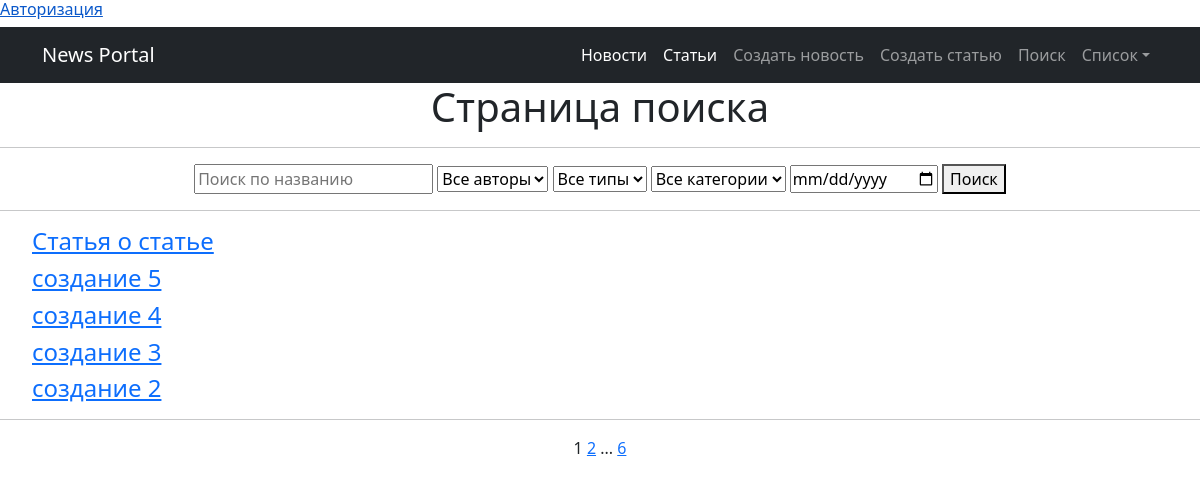
The page /search/ on the database as committed earlier.
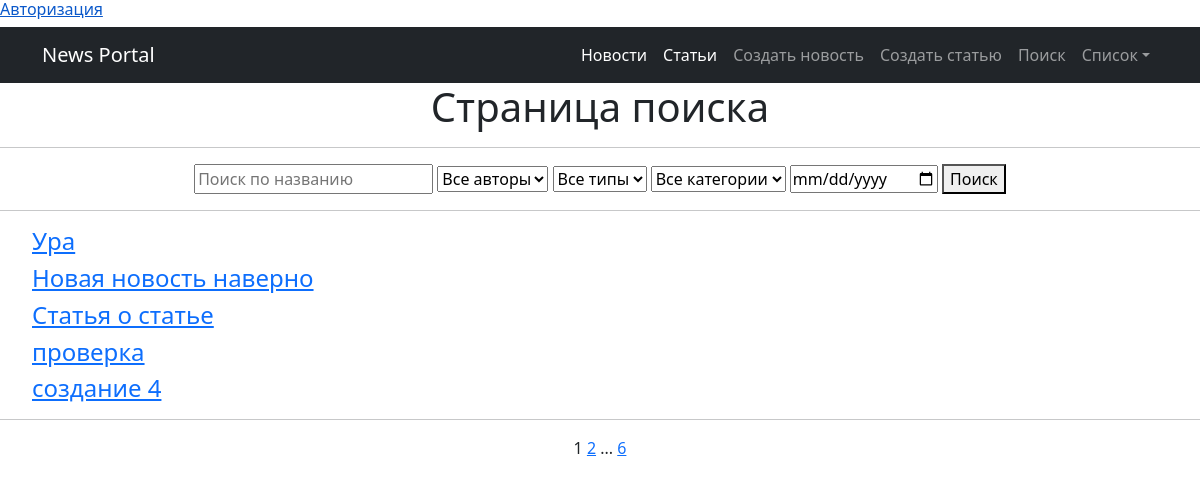
The same page on the database as committed later.
### news/models.py (models this page shows, shortened)
class Post(models.Model):
    author = models.ForeignKey(Author, on_delete=models.CASCADE)
    news = 'NW'
    article = 'AR'
    CATEGORY_CHOICES = (
        (news, 'Новость'),
        (article, 'Статья'),
    )
    choiceType = models.CharField(max_length=2,
                                  choices=CATEGORY_CHOICES,
                                  default=article)
    timeCreate = models.DateTimeField(auto_now_add=True)
    categoryPost = models.ManyToManyField(Category, through='PostCategory')
    title = models.CharField(max_length=100, unique=True)
    content = models.TextField()
    rating = models.IntegerField(default=0)

### news/views.py (the view)
# urls.py: path('search/', Search.as_view(), name='search'),  # URL-шаблон Поисковой страницы
class Search(ListView):
    model = Post
    template_name = 'flatpages/search.html'
    context_object_name = 'search'
    filterset_class = PostFilter
    paginate_by = 5
    ordering = ['-timeCreate']
    def get_queryset(self):
        queryset = super().get_queryset()
        self.filterset = self.filterset_class(self.request.GET, queryset=queryset)
        return self.filterset.qs
    def get_context_data(self, **kwargs):
        context = super().get_context_data(**kwargs)
        context['filter'] = self.filterset
        context['categories'] = Category.objects.all()  # Получение всех категорий
        return context

### news/models.py (called while the page is built)
    def __str__(self):
        return self.user.username

    def __str__(self):
        return self.nameCategory

### news/templatetags/cenzura.py (called while the page is built)
@register.filter()
def censor(value):  # Естественно если делать реальный проект слов будет в разы больше.
    words_to_censor = ['6лядь', '6лять', 'cock', 'cunt',  'fuck', 'xyй',
                       'гавнюк', 'долбоёб', 'лошок', 'пидарас', 'шлюха']
    if not isinstance(value, str):  # Проверка, чтобы фильтр цензурирования применялся только к переменным строкового
        raise ValueError("Значение должно быть строкой")
    for word in words_to_censor:
        value = value.replace(word, '*' * len(word))
    return mark_safe(value)

### news/templatetags/custom_tags.py (called while the page is built)
@register.simple_tag(takes_context=True)
def url_replace(context, **kwargs):
    d = context['request'].GET.copy()  # позволяет скопировать все параметры текущего запроса.
    for k, v in kwargs.items():
        d[k] = v
    return d.urlencode()

### templates/flatpages/search.html
{% extends 'flatpages/default.html' %}
{% load cenzura %}
{% load custom_tags %}
{% block content %}
    <h1 style="text-align: center;">Страница поиска</h1>
<hr />
<div align="center">
    <form action="" method="GET">
        {{ filter.form.title }}
        {{ filter.form.author }}
        {{ filter.form.choiceType }}
        {{ filter.form.categoryPost }}
        {{ filter.form.timeCreate }}
        <button type="submit">Поиск</button>
    </form>
</div>
<hr />
    <ul>
        {% for post in search %}
            <h4><a href="{% url 'news:news_detail' post.id %}">{{ post.title|censor }}</a></h4>
        {% empty %}
            <h3>Ничего не найдено</h3>
        {% endfor %}
    </ul>
<hr />
{% endblock %}

Rows that differ between the two databases and show on the page:
no longer on this page (row unchanged): Post: title|censor "создание 3"
removed Post: title|censor "создание 2"
added Post: title|censor "Ура"
added Post: title|censor "Новая новость наверно"
changed Post: title|censor "создание 5" → "проверка"
